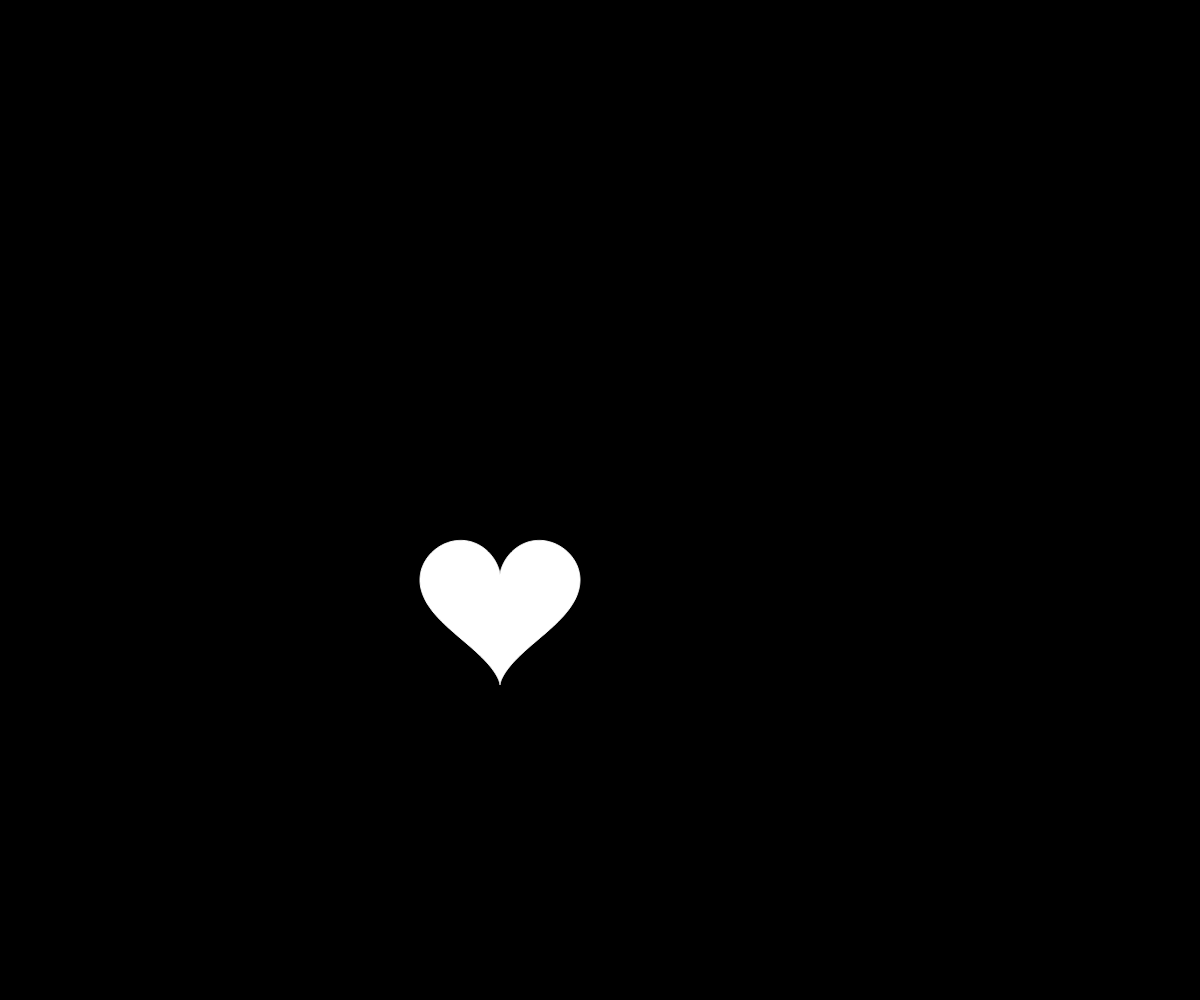
Frame 1 (no input)
Frame 60 (no input): identical to frame 1, image omitted
Frame 120 (the mouse pressed at the canvas centre since frame 60): identical to frame 1, image omitted

The p5.js sketch that drew this single still picture (run headless with seeded random() and noise() and a simulated clock; from frame 60 on, the mouse is pressed at the canvas centre):

// p5.js sketch
// ── sketch.js
function setup() {
  createCanvas(windowWidth,windowHeight );
}

function draw() {
  translate(height/2,width/2);
  stroke(255);
  background(0);
  beginShape();
  let r= 5.00;
  for(a=0; a<=TWO_PI ; a+=0.01){
  let x=r*16*pow(sin(a),3);
  let y	=-r*(13*cos(a)-5*cos(2*a)-2*cos(3*a)-cos(4*a));
    vertex(x,y);
  }
  endShape();
 fill(255,255,255);
}
